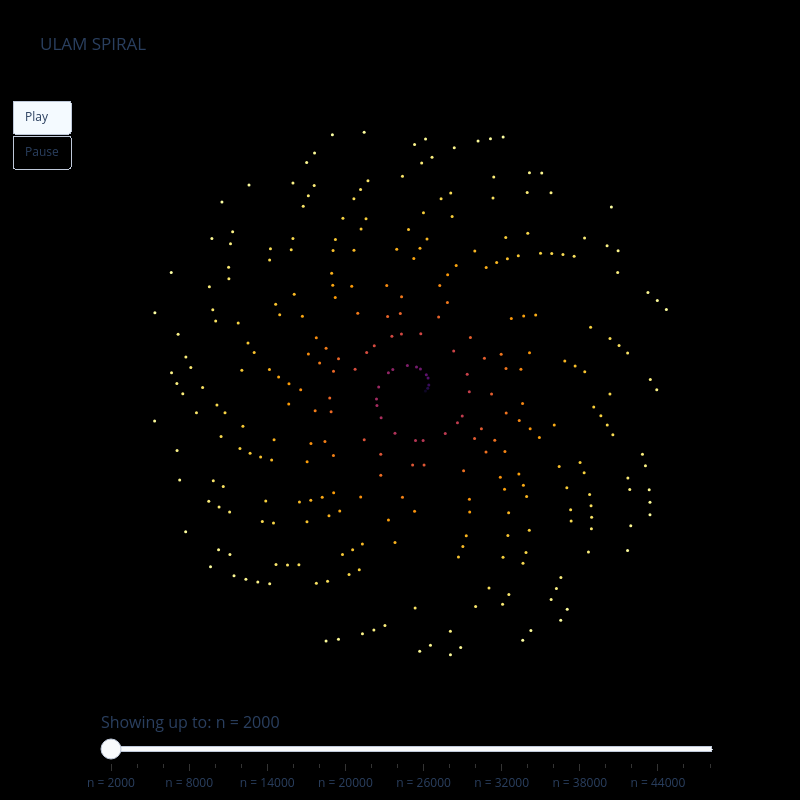

The notebook cell this image was saved under:
### Code cell
import numpy as np
import plotly.graph_objects as go

numbers = np.arange(1, n + 1)
theta = numbers * 0.08
r = np.sqrt(numbers)

x = r * np.cos(theta)
y = r * np.sin(theta)

prime_mask = np.isin(numbers, primes_subset)

step_size = 2000
frames = []
steps = []

for i in range(step_size, n, step_size):
    mask = numbers <= i
    primes_now = mask & prime_mask

    # FRAME (animation)
    frames.append(go.Frame(
        data=[go.Scatter(
            x=x[primes_now],
            y=y[primes_now],
            mode="markers",
            marker=dict(
                size=3,
                color=np.log(numbers[primes_now]),
                colorscale="Inferno",
                showscale=False
            ),
            text=numbers[primes_now],
            hovertemplate="n = %{text}<extra>Prime</extra>"
        )],
        name=str(i)
    ))

    # SLIDER STEP
    steps.append({
        "method": "animate",
        "args": [[str(i)], {"mode": "immediate"}],
        "label": f"n = {i}"
    })

# INITIAL PLOT
init_mask = numbers <= step_size

fig = go.Figure(
    data=[go.Scatter(
        x=x[init_mask & prime_mask],
        y=y[init_mask & prime_mask],
        mode="markers",
        marker=dict(
            size=3,
            color=np.log(numbers[init_mask & prime_mask]),
            colorscale="Inferno"
        ),
        text=numbers[init_mask & prime_mask],
        hovertemplate="n = %{text}<extra>Prime</extra>"
    )],
    frames=frames
)

# LAYOUT
fig.update_layout(
    title="ULAM SPIRAL",
    paper_bgcolor="#000000",
    plot_bgcolor="#000000",
    xaxis=dict(visible=False, scaleanchor="y"),
    yaxis=dict(visible=False),
    height=800,
    width=800,

    # 🎛️ SLIDER
    sliders=[{
        "active": 0,
        "steps": steps,
        "currentvalue": {
            "prefix": "Showing up to: ",
            "font": {"size": 16}
        }
    }],

    # ▶️ PLAY BUTTON
    updatemenus=[{
        "type": "buttons",
        "buttons": [
            {
                "label": "Play",
                "method": "animate",
                "args": [None, {"frame": {"duration": 80, "redraw": True}}]
            },
            {
                "label": "Pause",
                "method": "animate",
                "args": [[None], {"frame": {"duration": 0}}]
            }
        ]
    }]
)

fig.show()

### Figure 1 — Plotly figure (JSON) as saved in the notebook; plotly's stock layout.template omitted (floating-point values rounded to 4 significant figures; data arrays with more than 128 entries replaced by an {"elided": "..."} marker saying what was removed)
{"data": [{"hovertemplate": "n = %{text}<extra>Prime</extra>", "marker": {"color": {"elided": "303 float values"}, "colorscale": [[0, "#000004"], [0.1111, "#1b0c41"], [0.2222, "#4a0c6b"], [0.3333, "#781c6d"], [0.4444, "#a52c60"], [0.5556, "#cf4446"], [0.6667, "#ed6925"], [0.7778, "#fb9b06"], [0.8889, "#f7d13d"], [1, "#fcffa4"]], "size": 3}, "mode": "markers", "text": {"elided": "303 float values"}, "type": "scatter", "x": {"elided": "303 float values"}, "y": {"elided": "303 float values"}}], "layout": {"height": 800, "paper_bgcolor": "#000000", "plot_bgcolor": "#000000", "sliders": [{"active": 0, "currentvalue": {"font": {"size": 16}, "prefix": "Showing up to: "}, "steps": [{"args": [["2000"], {"mode": "immediate"}], "label": "n = 2000", "method": "animate"}, {"args": [["4000"], {"mode": "immediate"}], "label": "n = 4000", "method": "animate"}, {"args": [["6000"], {"mode": "immediate"}], "label": "n = 6000", "method": "animate"}, {"args": [["8000"], {"mode": "immediate"}], "label": "n = 8000", "method": "animate"}, {"args": [["10000"], {"mode": "immediate"}], "label": "n = 10000", "method": "animate"}, {"args": [["12000"], {"mode": "immediate"}], "label": "n = 12000", "method": "animate"}, {"args": [["14000"], {"mode": "immediate"}], "label": "n = 14000", "method": "animate"}, {"args": [["16000"], {"mode": "immediate"}], "label": "n = 16000", "method": "animate"}, {"args": [["18000"], {"mode": "immediate"}], "label": "n = 18000", "method": "animate"}, {"args": [["20000"], {"mode": "immediate"}], "label": "n = 20000", "method": "animate"}, {"args": [["22000"], {"mode": "immediate"}], "label": "n = 22000", "method": "animate"}, {"args": [["24000"], {"mode": "immediate"}], "label": "n = 24000", "method": "animate"}, {"args": [["26000"], {"mode": "immediate"}], "label": "n = 26000", "method": "animate"}, {"args": [["28000"], {"mode": "immediate"}], "label": "n = 28000", "method": "animate"}, {"args": [["30000"], {"mode": "immediate"}], "label": "n = 30000", "method": "animate"}, {"args": [["32000"], {"mode": "immediate"}], "label": "n = 32000", "method": "animate"}, {"args": [["34000"], {"mode": "immediate"}], "label": "n = 34000", "method": "animate"}, {"args": [["36000"], {"mode": "immediate"}], "label": "n = 36000", "method": "animate"}, {"args": [["38000"], {"mode": "immediate"}], "label": "n = 38000", "method": "animate"}, {"args": [["40000"], {"mode": "immediate"}], "label": "n = 40000", "method": "animate"}, {"args": [["42000"], {"mode": "immediate"}], "label": "n = 42000", "method": "animate"}, {"args": [["44000"], {"mode": "immediate"}], "label": "n = 44000", "method": "animate"}, {"args": [["46000"], {"mode": "immediate"}], "label": "n = 46000", "method": "animate"}, {"args": [["48000"], {"mode": "immediate"}], "label": "n = 48000", "method": "animate"}]}], "title": {"text": "ULAM SPIRAL"}, "updatemenus": [{"buttons": [{"args": [null, {"frame": {"duration": 80, "redraw": true}}], "label": "Play", "method": "animate"}, {"args": [[null], {"frame": {"duration": 0}}], "label": "Pause", "method": "animate"}], "type": "buttons"}], "width": 800, "xaxis": {"scaleanchor": "y", "visible": false}, "yaxis": {"visible": false}}}
